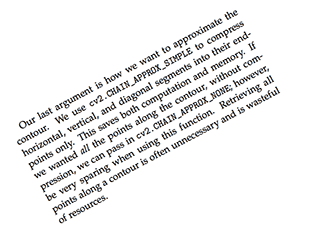
#> input picture cv lav/week 6/skewed.png, 331 x 233 px, found by its file name
$ python 'text Skew.py'
#> lines starting #> are read from the running program, lines starting #| are printed output that depends on the picture; after the words box and inside, x2 and y2 are one past the last pixel; in counts of white or black regions, pixels touching at a corner belong together
import cv2
import numpy as np
import matplotlib.pyplot as plt


image = cv2.imread("C:/Users/student/PycharmProjects/220962432_lab6/.venv/Scripts/images/skewed.png")
#> image is the input picture: shape (233, 331, 3); mean B, G, R 240, 239.9, 240
gray = cv2.cvtColor(image, cv2.COLOR_BGR2GRAY)
gray = cv2.bitwise_not(gray)
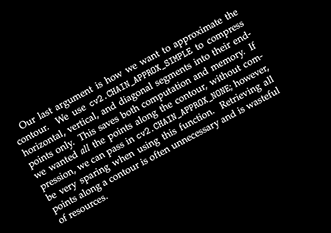
#> gray: shape (233, 331); min 0, max 253, mean 15.1
# threshold the image, setting all foreground pixels to
# 255 and all background pixels to 0
thresh = cv2.threshold(gray, 0, 255,
	cv2.THRESH_BINARY | cv2.THRESH_OTSU)[1]
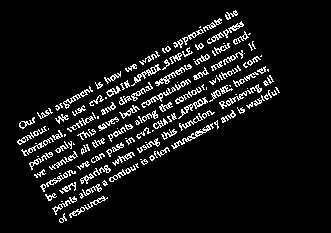
#> thresh: shape (233, 331); 8% white in thin lines or dots, all inside (x1, y1, x2, y2) = (17, 10, 280, 223)

coords = np.column_stack(np.where(thresh > 0))
#> coords = 6169 pairs, first value 10 to 222, second value 17 to 279
angle = cv2.minAreaRect(coords)[-1]
#> angle = -61.7
# the `cv2.minAreaRect` function returns values in the
# range [-90, 0); as the rectangle rotates clockwise the
# returned angle trends to 0 -- in this special case we
# need to add 90 degrees to the angle
if angle < -45:
	angle = -(90 + angle)
#> angle = -28.3
# otherwise, just take the inverse of the angle to make
# it positive
else:
	angle = -angle

# rotate the image to deskew it
(h, w) = image.shape[:2]
#> h = 233; w = 331
center = (w // 2, h // 2)
#> center = (165, 116)
M = cv2.getRotationMatrix2D(center, angle, 1.0)
#> M = [[0.88, -0.474, 74.72], [0.474, 0.88, -64.36]]
rotated = cv2.warpAffine(image, M, (w, h),
	flags=cv2.INTER_CUBIC, borderMode=cv2.BORDER_REPLICATE)
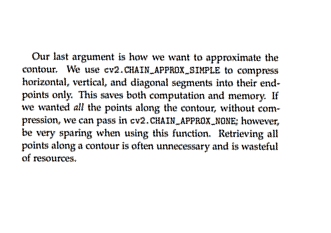
#> rotated: shape (233, 331, 3); mean B, G, R 239.5, 239.4, 239.5

cv2.putText(rotated, "Angle: {:.2f} degrees".format(angle),
	(10, 30), cv2.FONT_HERSHEY_SIMPLEX, 0.7, (0, 0, 255), 2)
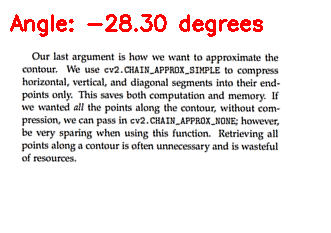
#> rotated: shape (233, 331, 3); 2.25% of pixels changed, all inside (x1, y1, x2, y2) = (10, 14, 263, 37)
# show the output image
print("[INFO] angle: {:.3f}".format(angle))
#| [INFO] angle: -28.301
cv2.imshow("Input", image)
cv2.imshow("Rotated", rotated)
cv2.waitKey(0)
